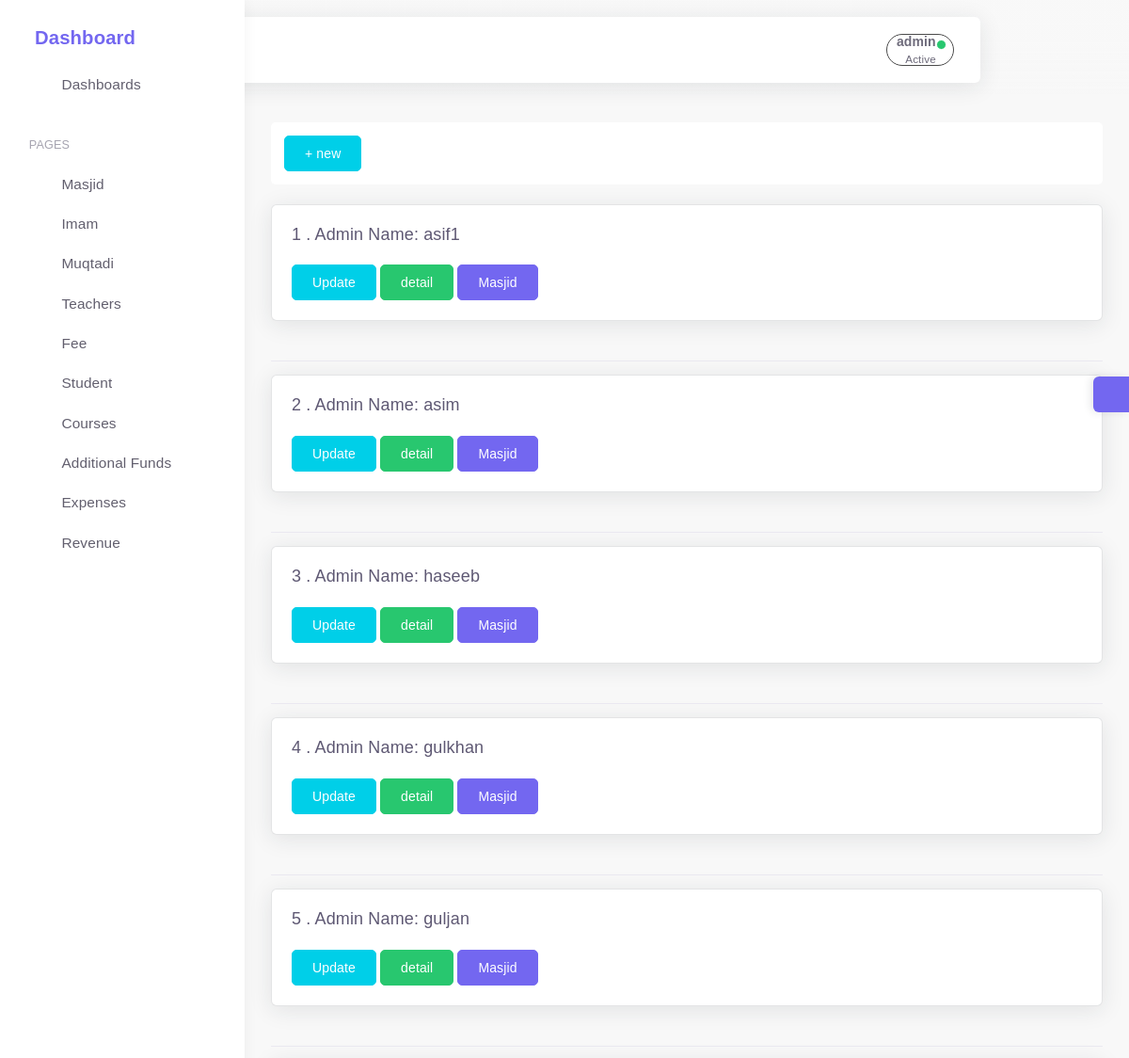
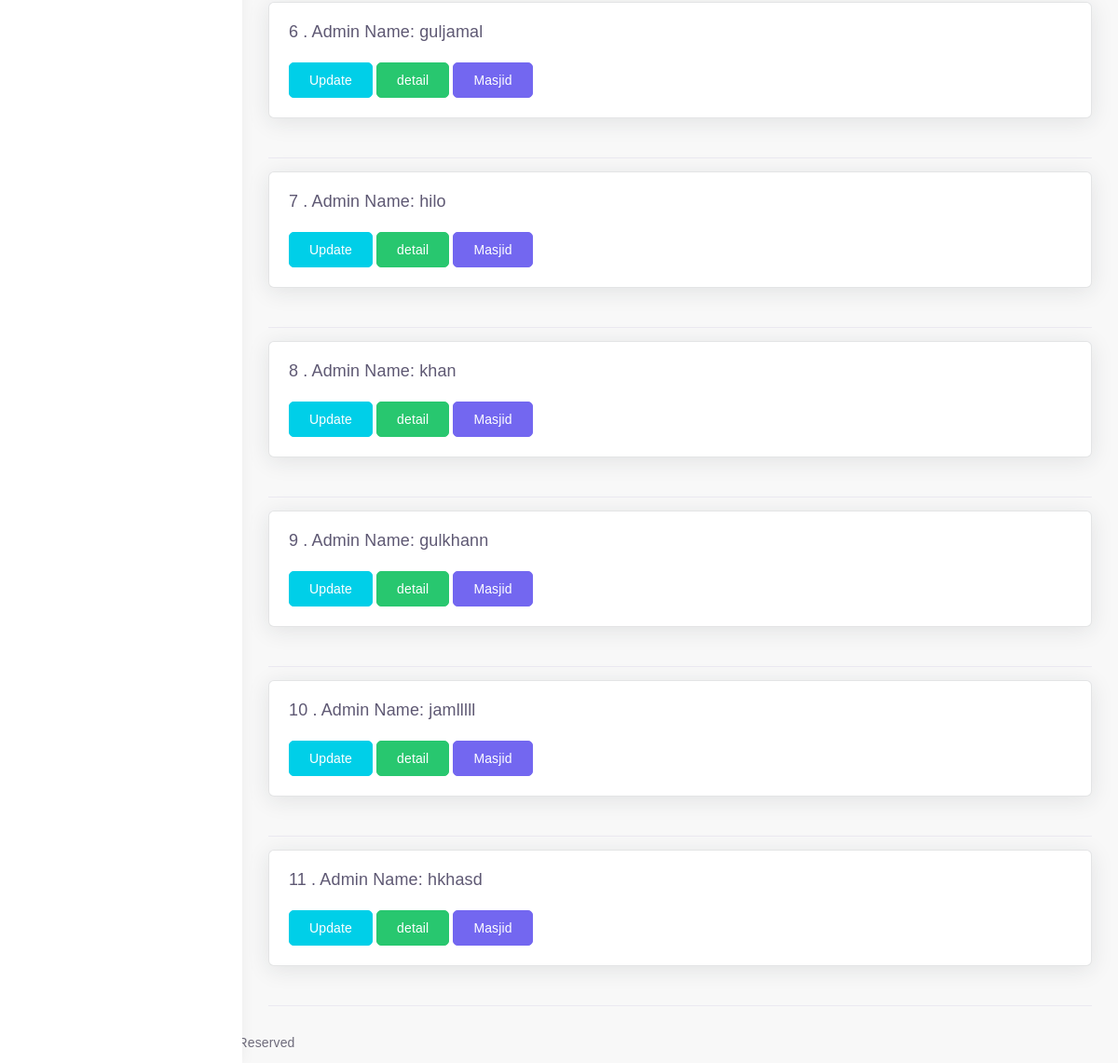
Screenshot of /adminuserlist (signed in) with the database file from the repository (2 pictures, top to bottom).
### app/models.py (models this page shows)
class Useradmin(User):
    def get_absolute_url(self):
            return reverse("userdetail", kwargs={"pk": self.pk})

### app/views.py (the view)
# urls.py: path("adminuserlist",Adminuserlist.as_view(),name="adminuserlist"),
class Adminuserlist(LoginRequiredMixin,ListView):
    model=Useradmin
    template_name='user/userlist.html'
    context_object_name="educenlist"
    def get_queryset(self):
        if self.request.user.is_superuser:
            return Useradmin.objects.all()
        else:
            return HttpResponse("Permitted only for super user")

### templates/user/userlist.html (shortened to what this page needs)
{% extends 'base.html' %}
{% load static %}
 {% block content %}
<div class=" card-title p-1 rounded bg-white"><a class="btn btn-info "  href="{% url 'createuser'%}" class="btn btn-info"> + new</a></div>
{% for educen in educenlist %}
<div class="mainclass">
 <div class="row">
    <div class="col-sm-12">
      <div class="card">
        <div class="card-body">
          <h5 class="card-title">{{ forloop.counter}}
            . Admin Name: {{ educen.username }}
          </h5>
         <a href="{% url 'updateuser' educen.id %}" class="btn btn-info">Update</a>
          <a href="{% url 'userdetail' educen.id %}" class="btn btn-success">detail</a>
             <a href="{% url 'adminedu' educen.id %}" class="btn btn-primary">Masjid</a>
        </div>
      </div>
    </div>
    </div>
  </div>
  <hr>
 {% endfor %}
 {% endblock %}

### templates/base.html (shortened to what this page needs)
{% load static %}
<html class="loading" lang="en" data-textdirection="ltr">
<head>
 <link href="https://cdn.jsdelivr.net/npm/select2@4.1.0-beta.1/dist/css/select2.min.css" rel="stylesheet" />
    <link rel="stylesheet" type="text/css" href="{% static '/app-assets/vendors/css/vendors.min.css' %}">
    <link rel="stylesheet" type="text/css" href="{% static '/app-assets/vendors/css/extensions/toastr.min.css' %}">
    <link rel="stylesheet" type="text/css " href="{% static '/app-assets/vendors/css/charts/apexcharts.css' %}">
    <link rel="stylesheet" href="https://cdn.jsdelivr.net/npm/bootstrap@4.6.0/dist/css/bootstrap.min.css">
    <link rel="stylesheet" type="text/css" href="{% static '/app-assets/css/bootstrap-extended.min.css' %}">
    <link rel="stylesheet" type="text/css" href="{% static '/app-assets/css/bootstrap.min.css' %}">
    <link rel="stylesheet" type="text/css" href="{% static '/app-assets/css/colors.min.css' %}">
    <link rel="stylesheet" type="text/css" href="{% static '/app-assets/css/components.min.css' %}">
    <link rel="stylesheet" type="text/css" href="{% static '/app-assets/css/themes/dark-layout.min.css' %}">
    <link rel="stylesheet" type="text/css" href="{% static '/app-assets/css/themes/bordered-layout.min.css' %}">
    <link rel="stylesheet" type="text/css" href="{% static '/app-assets/css/themes/semi-dark-layout.min.css' %}">
    <link rel="stylesheet" type="text/css" href="{% static '/app-assets/css/core/menu/menu-types/vertical-menu.min.css' %}">
    <link rel="stylesheet" type="text/css" href="{% static '/app-assets/css/pages/dashboard-ecommerce.min.css' %}">
    <link rel="stylesheet" type="text/css" href="{% static '/app-assets/css/plugins/charts/chart-apex.min.css' %}">
    <link rel="stylesheet" type="text/css" href="{% static '/app-assets/css/plugins/extensions/ext-component-toastr.min.css' %}">
    <link rel="stylesheet" type="text/css" href="{% static '/assets/css/style.css' %}">
</head>
<body class="vertical-layout vertical-menu-modern  navbar-floating footer-static  mainbody" data-open="click" data-menu="vertical-menu-modern" data-col="">
    <span style="display:none;">{% now "Y" as cyear %} {% now "n" as cmonth%}</span>
<nav class="header-navbar navbar navbar-expand-lg align-items-center floating-nav navbar-light navbar-shadow container-xxl">
    <div class="navbar-container d-flex content">
        <div class="bookmark-wrapper d-flex align-items-center">
            <ul class="nav navbar-nav">
                <li class="nav-item d-none d-lg-block"><a class="nav-link bookmark-star"><i class="ficon text-warning" data-feather="star"></i></a>
                </li>
            </ul>
        </div>
        <ul class="nav navbar-nav align-items-center ml-auto rounded">
            {% if request.user.is_authenticated %}
            <li class="nav-item dropdown dropdown-user border-dark"  style="padding:0px; margin:0px; border-radius:90px;"><a class=" nav-link dropdown-toggle dropdown-user-link"  href="javascript:void(0);" data-toggle="dropdown" aria-haspopup="true" aria-expanded="false">
                <div class="user-nav d-sm-flex d-none"><span class="user-name font-weight-bolder">{{request.user}}</span><span class="user-status">Active</span></div><span class="avatar"><span class="avatar-status-online"></span></span></a>
            </li>
            {% endif %}
        </ul>
    </div>
</nav>
<div class="main-menu menu-fixed menu-light menu-accordion menu-shadow" data-scroll-to-active="true">
    <div class="navbar-header">
        <ul class="nav navbar-nav flex-row">
            <li class="nav-item mr-auto"><a class="navbar-brand" href="/">
                    <h2 class="brand-text">Dashboard</h2></a></li>
            <li class="nav-item nav-toggle"><a class="nav-link modern-nav-toggle pr-0" data-toggle="collapse"><i class="d-none d-xl-block collapse-toggle-icon font-medium-4  text-primary" data-feather="disc" data-ticon="disc"></i></a></li>
        </ul>
    </div>
    <div class="main-menu-content">
        <ul class="navigation navigation-main" id="main-menu-navigation" data-menu="menu-navigation">
            <li class=" nav-item"><a class="d-flex align-items-center" href="/"><i data-feather="home"></i><span class="menu-title text-truncate" data-i18n="Dashboards">Dashboards</span></a>
            </li>
            <li class=" navigation-header  align-items-center"><span data-i18n="Apps &amp; Pages">   Pages</span><i data-feather="more-horizontal"></i>
          {% if request.user.is_superuser %}
            </li>
            <li class=" nav-item"><a class="d-flex align-items-center" href="{% url 'educenlist'%}"><i data-feather="home"></i><span class="menu-title text-truncate" data-i18n="Email">Masjid</span></a>
            </li>
          {% endif %}
            <li class=" nav-item"><a class="d-flex align-items-center" href="{% url 'imamlist'%}"><i data-feather="users"></i><span class="menu-title text-truncate" data-i18n="Chat">Imam </span></a>
            </li>
            <li class=" nav-item"><a class="d-flex align-items-center" href="{% url 'emplist'%}"><i data-feather="users"></i><span class="menu-title text-truncate" data-i18n="Todo">Muqtadi</span></a>
            </li>
            <li class=" nav-item"><a class="d-flex align-items-center" href="{% url 'teacherlist'%}"><i data-feather="users"></i><span class="menu-title text-truncate" data-i18n="Calendar">Teachers</span></a>
            </li>
            <li class=" nav-item"><a class="d-flex align-items-center" href="{% url 'paytmentmenue'%}"><i data-feather="dollar-sign"></i><span class="menu-title text-truncate" data-i18n="Kanban">Fee</span></a>
            </li>
            <li class=" nav-item"><a class="d-flex align-items-center" href="{% url 'stulist'%}"><i data-feather="users"></i><span class="menu-title text-truncate" data-i18n="Kanban">Student</span></a>
            </li>
            <li class=" nav-item"><a class="d-flex align-items-center" href="{% url 'courseslist'%}"><i data-feather="book"></i><span class="menu-title text-truncate" data-i18n="Kanban">Courses</span></a>
            </li>
            <li class=" nav-item"><a class="d-flex align-items-center" href="{% url 'sidefundlist' cmonth cyear %}"><i data-feather="briefcase"></i><span class="menu-title text-truncate" data-i18n="Kanban">Additional Funds</span></a>
            </li>
            <li class=" nav-item"><a class="d-flex align-items-center" href="{% url 'expenselist' cmonth cyear %}"><i data-feather="shopping-bag"></i><span class="menu-title text-truncate" data-i18n="Kanban">Expenses</span></a>
            </li>
            {% now "n" as current_month %}
            {% now "Y" as current_year %}
            <li class=" nav-item"><a class="d-flex align-items-center" href="{% url 'showrevenue'  current_month current_year %}"><i data-feather="pocket"></i><span class="menu-title text-truncate" data-i18n="Kanban">Revenue</span></a>
            </li>
        </ul>
    </div>
</div>
<div class="app-content content">
    <div class="content-wrapper container-xxl p-0">
        <div class="content-header row">
        </div>
        <div class="content-body">
            <section id="multiple-column-form sect" class="mainsection float-center ">
                    {% block content %}
                    {% endblock content %}
            </section>
        </div>
    </div>
</div>
<div class="customizer d-none d-md-block"><a class="customizer-toggle d-flex align-items-center justify-content-center" href="javascript:void(0);"><i class="spinner" data-feather="settings"></i></a>
</div>
<footer class="footer footer-static footer-light">
  <p class="clearfix mb-0"><span class="float-md-left d-block d-md-inline-block mt-25">COPYRIGHT  &copy; 2022<a class="ml-25" href="https://1.envato.market/pixinvent_portfolio" target="_blank">test</a><span class="d-none d-sm-inline-block">, All rights Reserved</span></span></p>
</footer>
</body>
</html>

### rows the page displays
Useradmin: username "asif1"
Useradmin: username "asim"
Useradmin: username "haseeb"
Useradmin: username "gulkhan"
Useradmin: username "guljan"
Useradmin: username "guljamal"
Useradmin: username "hilo"
Useradmin: username "khan"
Useradmin: username "gulkhann"
Useradmin: username "jamlllll"
Useradmin: username "hkhasd"

### other values shown
{{ request.user }} "admin"
